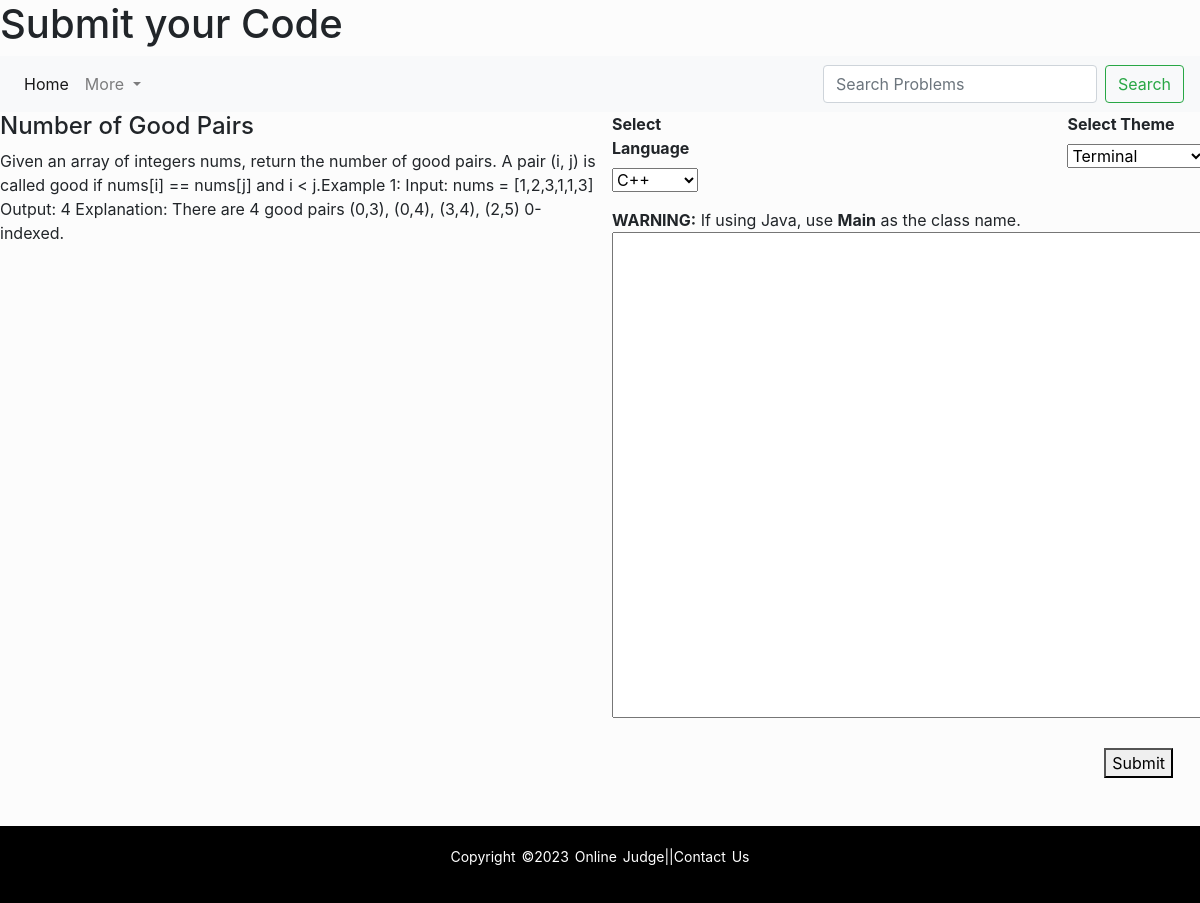
The app's page /P1/3 (signed in) with its own data.
### login/models.py (models this page shows)
class Problem(models.Model):
    problemNumber=models.IntegerField(100)
    problemName=models.CharField(max_length=500)
    problemDifficulty=models.CharField(max_length=10)
    problemDescription=models.CharField(max_length=5000)

### login/views.py (the view)
# urls.py: path("P1/<int:p_id>",views.P1),
@login_required(login_url='Login')
def P1(request,p_id):
    p=Problem.objects.get(pk=p_id)
    return render(request,'Home/P1.html',{
            'p':p
        })

### templates/Home/P1.html (shortened to what this page needs)
<!doctype html>
<html lang="en">
  <head>
    <link rel="stylesheet" href="https://cdn.jsdelivr.net/npm/bootstrap@4.3.1/dist/css/bootstrap.min.css">
  </head>
  <body>
    <h1>Submit your Code</h1>
    {% include 'Home/navbar.html' %}
    {% block content %}
<div style="width: 100%; overflow: auto;">
    <div style="float:left; width: 50%; height: 650px; overflow: auto;">
        <h4>{{p.problemName}}</h4>
        {% autoescape off %}
        <p>{{p.problemDescription}}</p>
        {% endautoescape %}
    </div>
    <div style="float:right; width: 49%;">
        <form action="/verdict/{{p.problemNumber}}" method="POST" enctype="multipart/form-data">
            <fieldset>
                <div>
                    <div style="float:left; width: 20%;">
                        <label><b>Select Language</b></label>
                        <select name="language" id="language" class="form-select" onchange="update_editor()">
                            <option value="C++">C++</option>
                        </select>
                    </div>
                    <div style="float:right; margin-right: 15px; width: 20%;">
                        <label><b>Select Theme</b></label>
                        <select name="theme" id="theme" class="form-select" onchange="update_theme()">
                            <option value="terminal">Terminal</option>
                        </select>
                    </div>
                </div>
                <br><br><br><br>
                <b>WARNING:</b> If using Java, use <b>Main</b> as the class name.
                <div id="editor-div" style="overflow: auto;">
                    <textarea data-editor="terminal" name="user_code" cols="85" rows="20" id="editor"></textarea>
                </div>
                <br>
                <div style="text-align:right; margin-right: 27px;">
                    <button id="submit" type="submit" name="submit"">Submit</button>
                </div>
                <br>
            </fieldset>
        </form>
    </div>
</div>
<br>
{% endblock %}
    {% include 'Home/footer.html' %}
</body>
</html>

### templates/Home/footer.html (style rules this page uses)
body { background: #fcfcfc; margin: 0; padding: 0; display: flex; flex-direction: column; min-height: 100vh; }

### records on screen
Problem: problemName "Number of Good Pairs", problemDescription "Given an array of integers nums, return the number of good pairs. A pair (i, j) is called good if nums[i] == nums[j] and i < j.Example 1: Input: nums = [1,2,3,1,1,3] Output: 4 Explanation: There are 4 good pairs (0,3), (0,4), (3,4), (2,5) 0-indexed."
